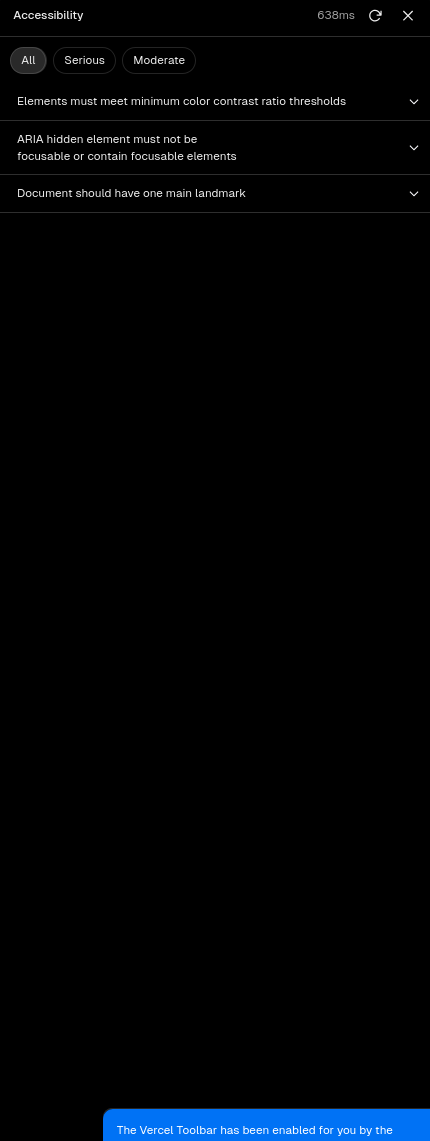
#> input picture Pasted image.png, 430 x 1141 px
$ python resize.py '../../Pasted image.png' out.png
#> lines starting #> are read from the running program, lines starting #| are printed output that depends on the picture
from PIL import Image
import sys

img_path = sys.argv[1]
out_path = sys.argv[2]

img = Image.open(img_path)
#> img is the input picture: PIL image 430x1141 RGBA; mean R, G, B, A 1.9, 4.2, 6.8, 255
img = img.resize((64, 64), Image.LANCZOS)
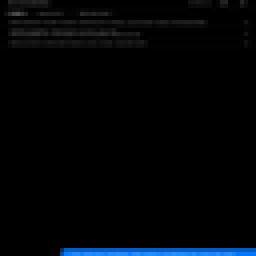
#> img: PIL image 64x64 RGBA (shown 4 times larger); mean R, G, B, A 2, 4.4, 7, 255
img.save(out_path)
